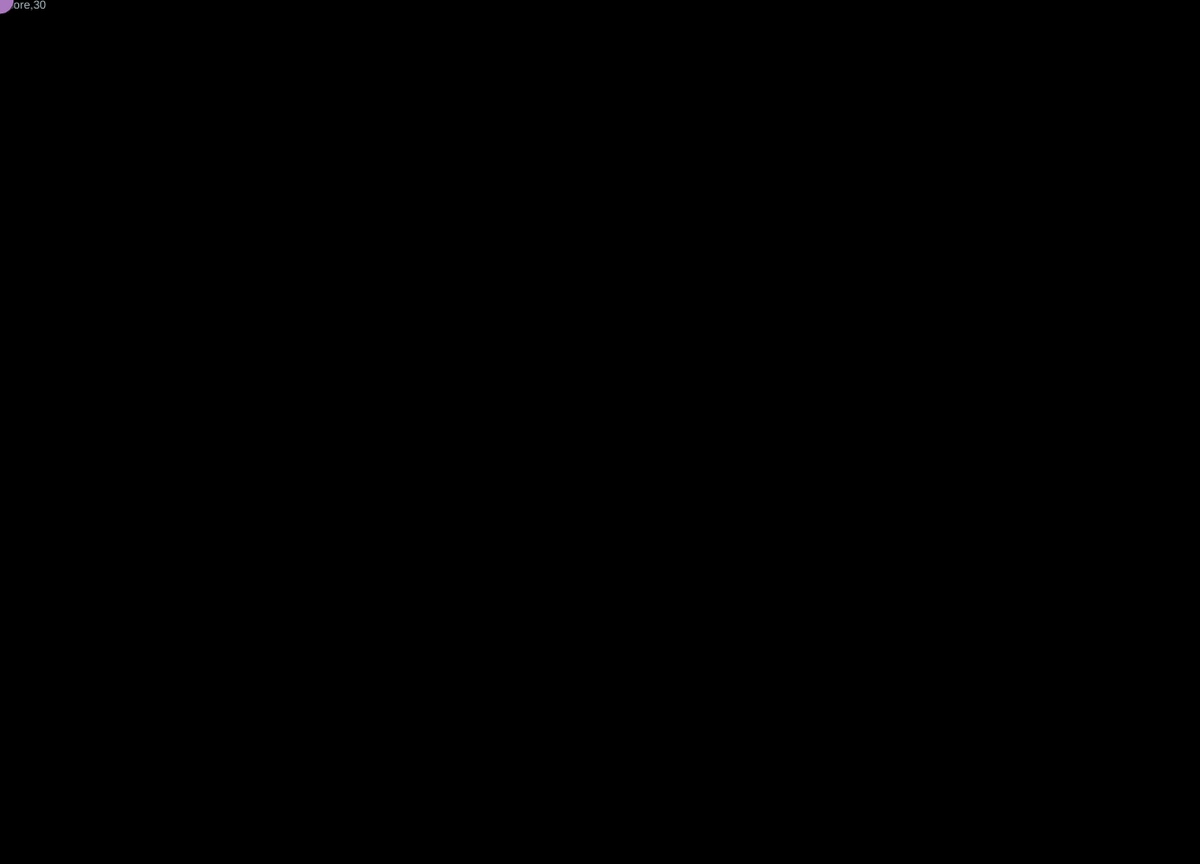
Frame 1 (no input)
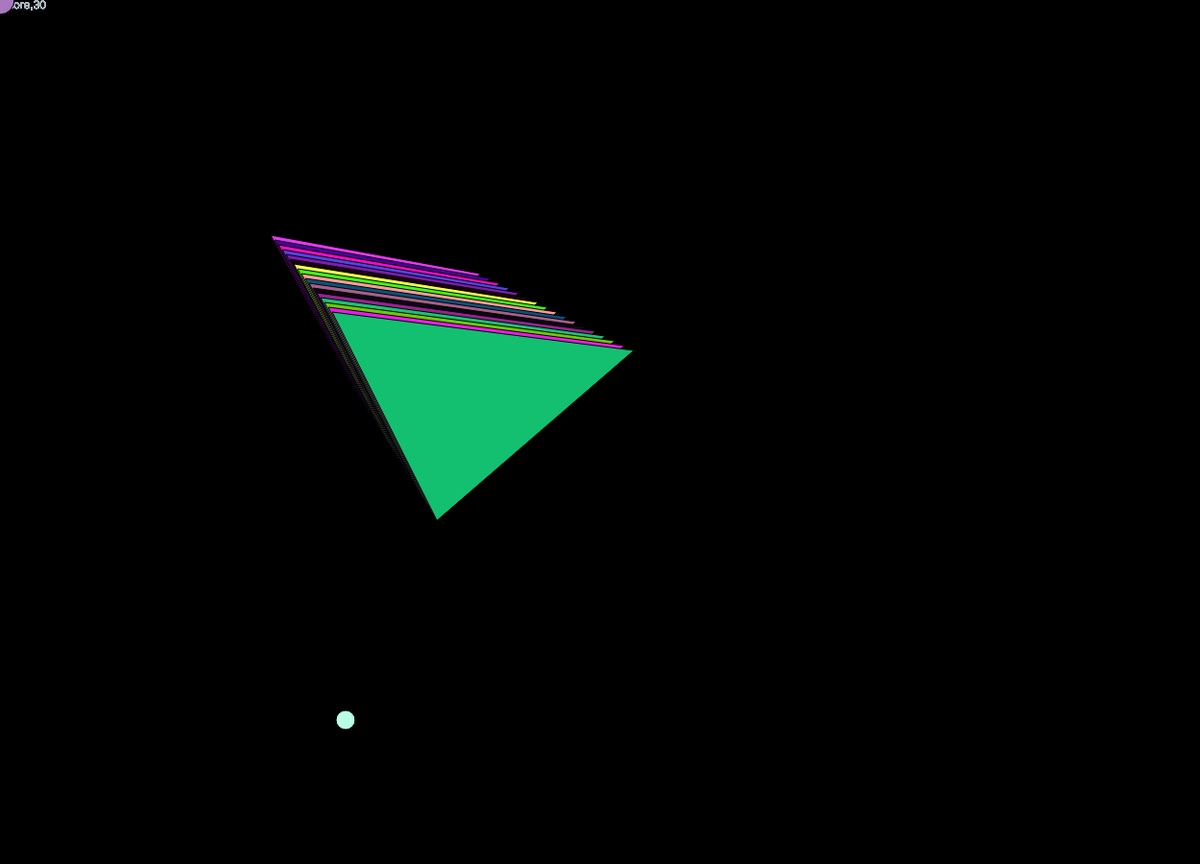
Frame 60 (no input)
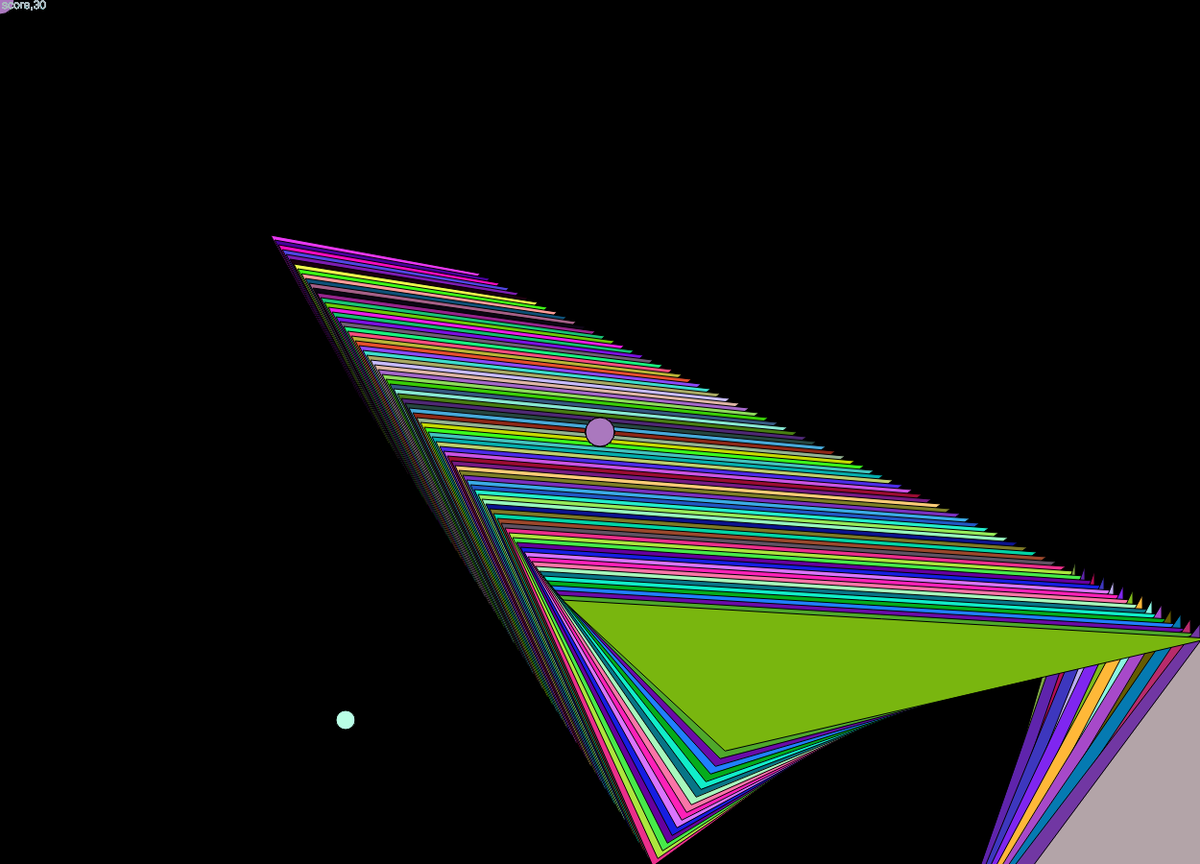
Frame 120 (the mouse pressed at the canvas centre since frame 60)

The p5.js sketch that drew these frames (run headless with seeded random() and noise() and a simulated clock; from frame 60 on, the mouse is pressed at the canvas centre):

// p5.js sketch
// ── sketch.js
// varbles for the code for things like:
// the size of the player ball
// the position for the rogue triangles(Trigonoids)
// the speed of the Trigonoids
// the time for the trigonoids and feeding balls
// the score
var ellipseW = 30;
var ellipseH = 30;
var posX1= 70;
var posY1 = 70;
var posX2 = 110;
var posY2 = 30;
var posX3 = 160;
var posY3 = 70;
var speedX1 = 10;
var speedY1 = 5;
var speedX2 = 4;
var speedY2 = 5;
var speedX3 = 5;
var speedY3 = 8;
var posX4= 70;
var posY4 = 60;
var posX5 = 120;
var posY5 = 30;
var posX6 = 160;
var posY6 = 80;
var speedX4 = 10;
var speedY4 = 5;
var speedX5 = 4;
var speedY5 = 5;
var speedX6 = 5;
var speedY6 = 8;
var triangletime1 = 0;
var triangletime2 = 0;
var ellipsetime1 = 5;
var ellipsetime2 = 0;
var ellipsetime3 = 0;
var ballfill1 = 185;
var ballfill2 = 270;
var ballfill3 = 230;
var ballfill4 = 170;
var ballfill5 = 120;
var ballfill6 = 190;
var score = ['score',ellipseW];
function setup() {
// the code for the screen
createCanvas(1250, 900);
background(0,0,0);
}
function draw() {
// the color of the score and were it is on the screen
fill (170,185,190);
text(score,2,9);
//the code that changes the color of the players ball if it touches any point of the Trigonoids
if(mouseX == posX1 && mouseY == posY1){
ballfill4 = ballfill1;
ballfill5 = ballfill2;
ballfill6 = ballfill3;
}
if(mouseX == posY1 && mouseY == posX1){
ballfill4 = ballfill1;
ballfill5 = ballfill2;
ballfill6 = ballfill3;
}
if(mouseX == posX2 && mouseY == posY2){
ballfill4 = ballfill1;
ballfill5 = ballfill2;
ballfill6 = ballfill3;
}
if(mouseX == posY2 && mouseY == posX2){
ballfill4 = ballfill1;
ballfill5 = ballfill2;
ballfill6 = ballfill3;
}
if(mouseX == posX3 && mouseY == posY3){
ballfill4 = ballfill1;
ballfill5 = ballfill2;
ballfill6 = ballfill3;
}
if(mouseX == posY3 && mouseY == posX3){
ballfill4 = ballfill1;
ballfill5 = ballfill2;
ballfill6 = ballfill3;
}
// the changable variables for the player ball's color and placement and size
fill(ballfill4, ballfill5, ballfill6);
ellipse(mouseX, mouseY, ellipseW, ellipseH);
// the increasing times for the Trigonoids and the feeding ball to appear
triangletime2 = triangletime2 + 2;
triangletime1 = triangletime1 + 5;
ellipsetime1 = ellipsetime1 + 20;
ellipsetime2 = ellipsetime2 + 10;
ellipsetime3 = ellipsetime3 + 5;
fill(random(255),random(255),random(255));
if(triangletime1 > 215){
// the code need some the Trigonoids don't go of the screen
if (posX1 > width){
speedX1 = -speedX1;
}
if (posX1 < 0){
speedX1 = -speedX1;
}
if (posY1 > height){
speedY1 = -speedY1;
}
if (posY1 < 0){
speedY1 = -speedY1;
}
if (posX2 > width){
speedX2 = -speedX2;
}
if (posX2 < 0){
speedX2 = -speedX2;
}
if (posY2 > height){
speedY2 = -speedY2;
}
if (posY2 < 0){
speedY2 = -speedY2;
}
if (posX3 > width){
speedX3 = -speedX3;
}
if (posX3 < 0){
speedX3 = -speedX3;
}
if (posY3 > height){
speedY3 = -speedY3;
}
if (posY3 < 0){
speedY3 = -speedY3;
}
// the code for how the Trigonoids will move
triangle(posX1,posY1,posX2,posY2,posX3,posY3)};
posX1 = posX1 + speedX1;
posY1 = posY1 + speedY1;
posX2 = posX2 + speedX2;
posY2 = posY2 + speedY2;
posX3 = posX3 + speedX3;
posY3 = posY3 + speedY3;
// repeating the code for the other Trigonoid
fill(random(255),random(255),random(255));
if(triangletime2 > 210){
if (posX4 > width){
speedX4 = -speedX4;
}
if (posX4 < 0){
speedX4 = -speedX4;
}
if (posY4 > height){
speedY4 = -speedY4;
}
if (posY4 < 0){
speedY4 = -speedY5;
}
if (posX5 > width){
speedX5 = -speedX5;
}
if (posX5 < 0){
speedX5 = -speedX5;
}
if (posY5 > height){
speedY5 = -speedY5;
}
if (posY5 < 0){
speedY5 = -speedY5;
}
if (posX6 > width){
speedX6 = -speedX6;
}
if (posX6 < 0){
speedX6 = -speedX6;
}
if (posY6 > height){
speedY6 = -speedY6;
}
if (posY6 < 0){
speedY6 = -speedY6;
}
triangle(posX4,posY4,posX5,posY5,posX6,posY6)};
posX4 = posX4 + speedX4;
posY4 = posY4 + speedY4;
posX5 = posX4 + speedX5;
posY5 = posX5 + speedX5;
posX6 = posX6 + speedY6;
posY6 = posX6 + speedY5;
if(ellipsetime2 > 1720){
fill(ballfill1, ballfill2, ballfill3);
// if stament for when the players ball touches the feeding balls and gets bigger (and changes the color of the feeding ball)
ellipse(520,345,20,20)};
if(mouseX == 520 && mouseY == 345){
ellipseW = ellipseW+15;
ellipseH = ellipseH+15;
ballfill1 = ballfill4;
ballfill2 = ballfill5;
ballfill3 = ballfill6;
}
// repeat code for another feeding ball
if(ellipsetime1 > 460){
fill(ballfill1, ballfill2, ballfill3);
ellipse(360,750,20,20)};
if(mouseX == 360 && mouseY == 750){
ellipseW = ellipseW+15;
ellipseH = ellipseH+15;
ballfill1 = ballfill4;
ballfill2 = ballfill5;
ballfill3 = ballfill6;
}
// another feeding ball
if(ellipsetime3 > 720){
fill(ballfill1, ballfill2, ballfill3);
ellipse(540,680,20,20)};
if(mouseX == 540 && mouseY == 680){
ellipseW = ellipseW+15;
ellipseH = ellipseH+15;
ballfill1 = ballfill4;
ballfill2 = ballfill5;
ballfill3 = ballfill6;
}
}
